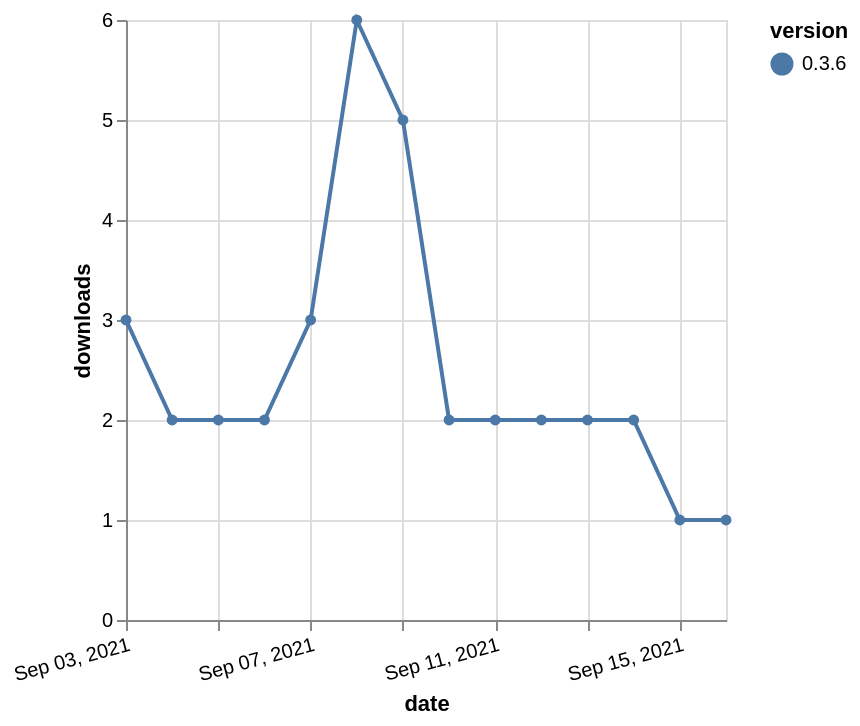

The Vega-Lite source for this figure:
### Vega-Lite specification from a JSON file in a GitHub repository (floating-point values rounded to 4 significant figures)
{"$schema": "https://vega.github.io/schema/vega-lite/v5.json", "description": "A simple bar chart with embedded data.", "data": {"values": [{"date": "2021-09-03", "total": 1321, "delta": 3, "version": "0.3.6"}, {"date": "2021-09-04", "total": 1323, "delta": 2, "version": "0.3.6"}, {"date": "2021-09-05", "total": 1325, "delta": 2, "version": "0.3.6"}, {"date": "2021-09-06", "total": 1327, "delta": 2, "version": "0.3.6"}, {"date": "2021-09-07", "total": 1330, "delta": 3, "version": "0.3.6"}, {"date": "2021-09-08", "total": 1336, "delta": 6, "version": "0.3.6"}, {"date": "2021-09-09", "total": 1341, "delta": 5, "version": "0.3.6"}, {"date": "2021-09-10", "total": 1343, "delta": 2, "version": "0.3.6"}, {"date": "2021-09-11", "total": 1345, "delta": 2, "version": "0.3.6"}, {"date": "2021-09-12", "total": 1347, "delta": 2, "version": "0.3.6"}, {"date": "2021-09-13", "total": 1349, "delta": 2, "version": "0.3.6"}, {"date": "2021-09-14", "total": 1351, "delta": 2, "version": "0.3.6"}, {"date": "2021-09-15", "total": 1352, "delta": 1, "version": "0.3.6"}, {"date": "2021-09-16", "total": 1353, "delta": 1, "version": "0.3.6"}]}, "width": "container", "mark": {"type": "line", "point": {"filled": true}}, "encoding": {"x": {"field": "date", "type": "temporal", "timeUnit": "yearmonthdate", "title": "date", "axis": {"labelAngle": -15}}, "y": {"field": "delta", "type": "quantitative", "title": "downloads"}, "color": {"field": "version", "type": "nominal"}, "tooltip": {"field": "delta"}}}
